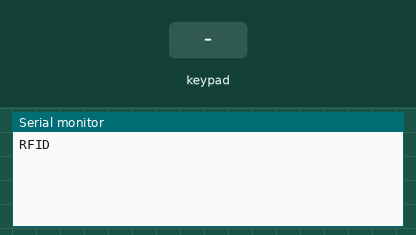
Recording of a sketch running on a simulated Arduino Uno, built with avr-gcc and run on an emulated ATmega328P. Shown: the last lines printed to the serial monitor. The inputs (shaded band) are chosen by the test bench.

Above: at 1.2 s.
1.3 s: key 'A' pressed
At 2.4 s:
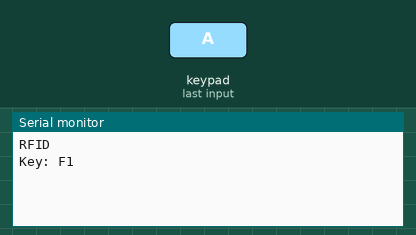
2.8 s: keypad keys 2 3 4 5 6 pressed 0.4 s apart
At 5.0 s:
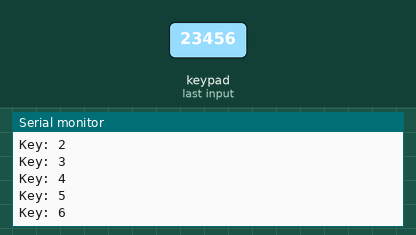
6.3 s: key '#' pressed
At 7.3 s:
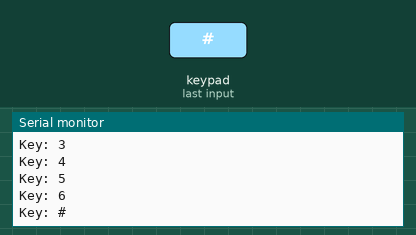
7.8 s: keypad keys 2 3 4 5 6 * pressed 0.4 s apart
At 10.2 s:
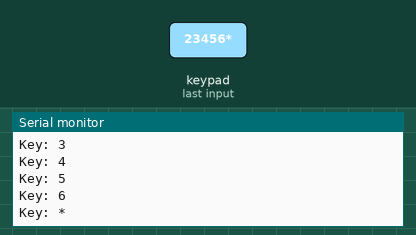
11.7 s: key 'C' pressed
At 12.9 s:
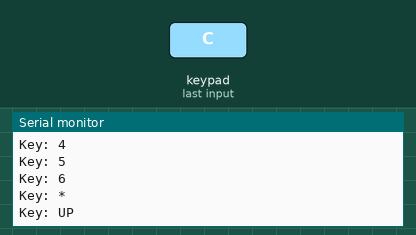
13.2 s: keypad keys 2 3 4 5 6 D pressed 0.4 s apart
At 15.5 s:
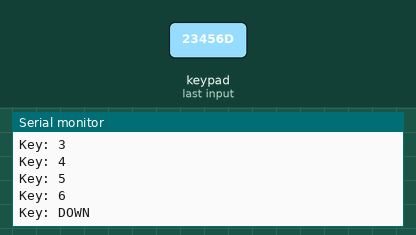
Timing chart, 0 to 17.0 s (numbered marks = the images above; inputs shaded):
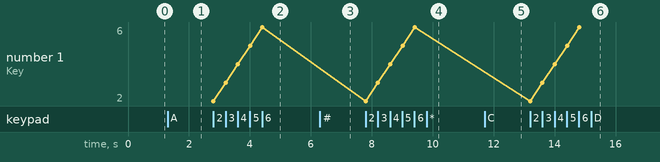

The sketch:

RFID.ino
```cpp
// (licence header left out)
#include <Keypad.h>

const byte ROWS = 5; //5 rows
const byte COLS = 4; //4 columns
char* specialKeys[] ={
            "F1",  "F2", "#", "*",
            "1",  "2", "3", "UP",
            "4",  "5", "6", "DOWN",
            "7",  "8", "9", "ESC",
            "LEFT",  "0", "RIGHT", "ENTER"
                    };


char specialKeysID[] = {
        'A',  'B', '#', '*',
        '1',  '2', '3', 'C',
        '4',  '5', '6', 'D',
        '7',  '8', '9', 'E',
        'F',  '0', 'G', 'H'
      };

char keys[ROWS][COLS] = {
{specialKeysID[0],  specialKeysID[1], specialKeysID[2], specialKeysID[3]},
{specialKeysID[4],  specialKeysID[5], specialKeysID[6], specialKeysID[7]},
{specialKeysID[8],  specialKeysID[9], specialKeysID[10], specialKeysID[11]},
{specialKeysID[12],  specialKeysID[13], specialKeysID[14], specialKeysID[15]},
{specialKeysID[16],  specialKeysID[17], specialKeysID[18], specialKeysID[19]}
};


byte rowPins[ROWS] = {2,3,4,5,6}; //connect to the row pinouts of the kpd
byte colPins[COLS] = {A1,A0,8,7}; //connect to the column pinouts of the kpd

Keypad keypad = Keypad( makeKeymap(keys), rowPins, colPins, ROWS, COLS );

unsigned long loopCount;
unsigned long startTime;
String msg;


void setup() {
  // Robojax 5x4 keypad test
  Serial.begin(9600);
  Serial.println("RFID");
}


void loop() {
  // Robojax 5x4 keypad test
  char key = keypad.getKey();
    // just print the pressed key

   if (key){
    Serial.print("Key: ");
    Serial.println(getKey(key));
  }
  if(getKey(key) =="ENTER")
  {
     Serial.println("ENTER is pressed");
  }

//Robojax.com 5x4 keypad detecting string value
}  // End loop


/*
 * getKey()
 * @brief gets the actual key value from single character
 * @param k is character
 * @return returns acualt key value
 * Written by Ahmad Shamshiri for robojax.com
 * on May 06, 2020 at 19:37 in Ajax, Ontario, Canada
 */
char* getKey(char *k)
{
 //Robojax.com 5x4 keypad detecting string value
  for(int i=0; i<20; i++)
  {
    if(specialKeysID[i] ==k) return specialKeys[i];
  }

}//getKey
```

Measured:
- after the input at 1.3 s, the serial monitor: prints a new line at once (image 1)
- after the input at 2.8 s, the serial monitor: prints a new line at once (image 2)
- after the input at 6.3 s, the serial monitor: prints a new line at once (image 3)
- after the input at 7.8 s, the serial monitor: prints a new line at once (image 4)
- after the input at 11.7 s, the serial monitor: prints a new line at once (image 5)
- after the input at 13.2 s, the serial monitor: prints a new line at once (image 6)
